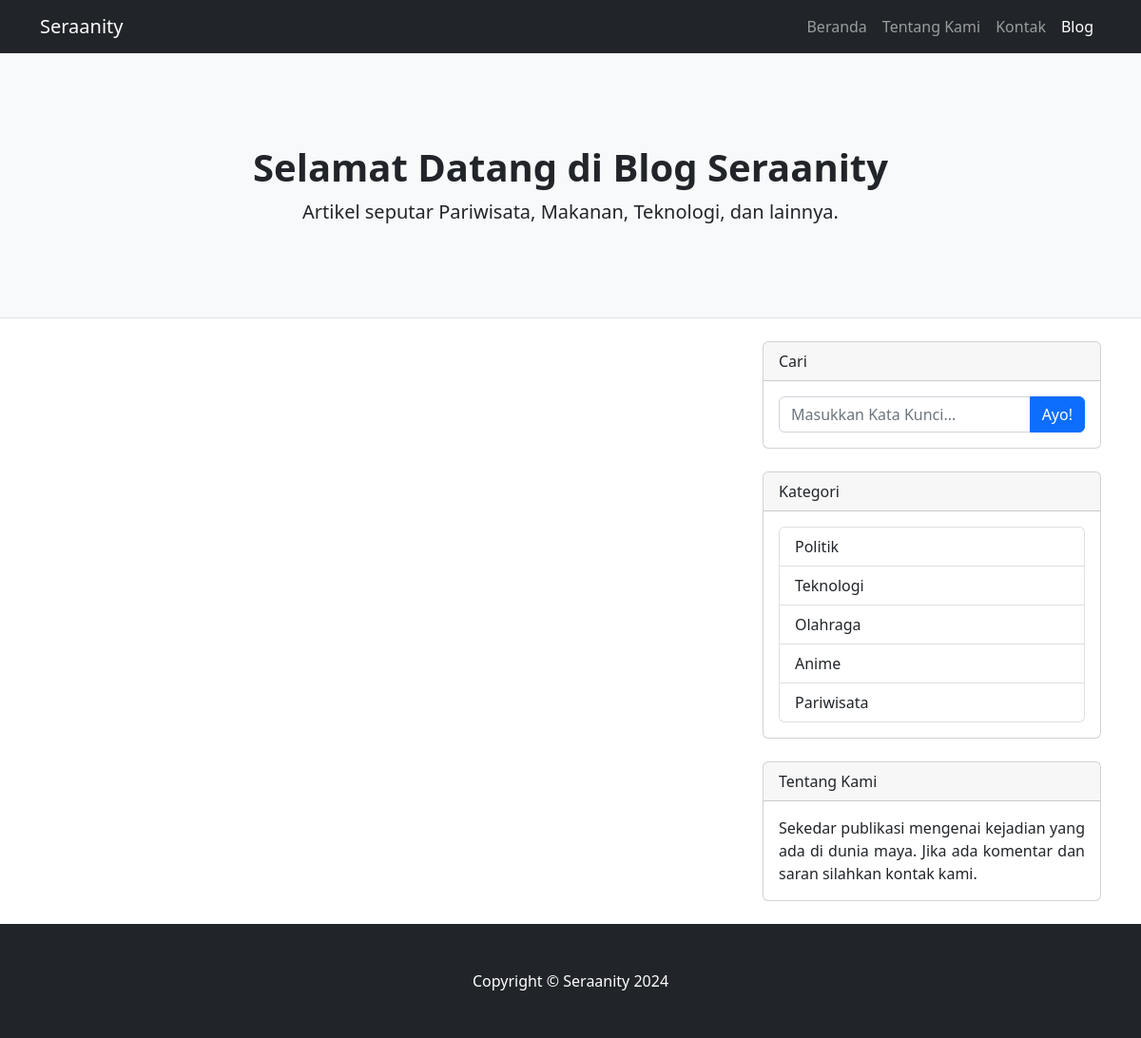
The page /pilihan.php on the database its author committed.
### tables this page shows
CREATE TABLE IF NOT EXISTS `kategori` (
  `id_kategori` int NOT NULL AUTO_INCREMENT,
  `nama_kategori` varchar(50) NOT NULL DEFAULT '0',
  `keterangan` varchar(50) NOT NULL DEFAULT '0',
  PRIMARY KEY (`id_kategori`)
);

### pilihan.php (the view, shortened to what this page needs)
<?php
require 'function.php';
?>
<!DOCTYPE html>
<html lang="en">
    <head>
        <link href="css/styles.css" rel="stylesheet" />
    </head>
    <body>
        <nav class="navbar navbar-expand-lg navbar-dark bg-dark">
            <div class="container">
                <a class="navbar-brand" href="http://localhost/PROJEKUAS/blog.php">Seraanity</a>
                <div class="collapse navbar-collapse" id="navbarSupportedContent">
                    <ul class="navbar-nav ms-auto mb-2 mb-lg-0">
                        <li class="nav-item"><a class="nav-link" href="http://localhost/PROJEKUAS/blog.php">Beranda</a></li>
                        <li class="nav-item"><a class="nav-link" href="#!">Tentang Kami</a></li>
                        <li class="nav-item"><a class="nav-link" href="#!">Kontak</a></li>
                        <li class="nav-item"><a class="nav-link active" aria-current="page" href="#">Blog</a></li>
                    </ul>
                </div>
            </div>
        </nav>
        <header class="py-5 bg-light border-bottom mb-4">
            <div class="container">
                <div class="text-center my-5">
                    <h1 class="fw-bolder">Selamat Datang di Blog Seraanity</h1>
                    <p class="lead mb-0">Artikel seputar Pariwisata, Makanan, Teknologi, dan lainnya.</p>
                </div>
            </div>
        </header>
        <div class="container">
            <div class="row">
                <div class="col-lg-8">
                </div>
                <div class="col-lg-4">
                    <div class="card mb-4">
                        <div class="card-header">Cari</div>
                        <div class="card-body">
                            <div class="input-group">
                                <input class="form-control" type="text" placeholder="Masukkan Kata Kunci..." aria-label="Enter search term..." aria-describedby="button-search" />
                                <button class="btn btn-primary" id="button-search" type="button">Ayo!</button>
                            </div>
                        </div>
                    </div>
                    <div class="card mb-4">
                        <div class="card-header">Kategori</div>
                        <div class="card-body">
                            <div class="row">
                                <div class="col-sm-12">
                                <div class="list-group">
                                <?php
                                            $sql = "SELECT id_kategori, nama_kategori, keterangan FROM kategori ORDER BY id_kategori DESC";
                                            $result = mysqli_query($conn, $sql);
                                            if (mysqli_num_rows($result) > 0) {
                                              while($row = mysqli_fetch_assoc($result)) {
                                                $data_id_kategori = $row['id_kategori'];
                                                $data_nama = $row['nama_kategori'];
                                            ?>
                                        <a href="pilihan.php?id_kategori=<?php echo $data_id_kategori; ?>" class="list-group-item list-group-item-action"><?php echo $data_nama; ?></a>
                                        <?php
                                              }
                                            }else {
                                            }
                                    ?>
                                    </div>
                                </div>
                            </div>
                        </div>
                    </div>
                    <div class="card mb-4">
                        <div class="card-header">Tentang Kami</div>
                        <div class="card-body TentangKami">Sekedar publikasi mengenai kejadian yang ada di dunia maya.
                            Jika ada komentar dan saran silahkan kontak kami.
                        </div>
                    </div>
                </div>
            </div>
        </div>
        <footer class="py-5 bg-dark">
            <div class="container"><p class="m-0 text-center text-white">Copyright &copy; Seraanity 2024</p></div>
        </footer>
    </body>
</html>

### pilihan.php (style rules this page uses)
.TentangKami { text-align: justify; }

### rows shown on the page
kategori: nama_kategori "Politik"
kategori: nama_kategori "Teknologi"
kategori: nama_kategori "Olahraga"
kategori: nama_kategori "Anime"
kategori: nama_kategori "Pariwisata"
